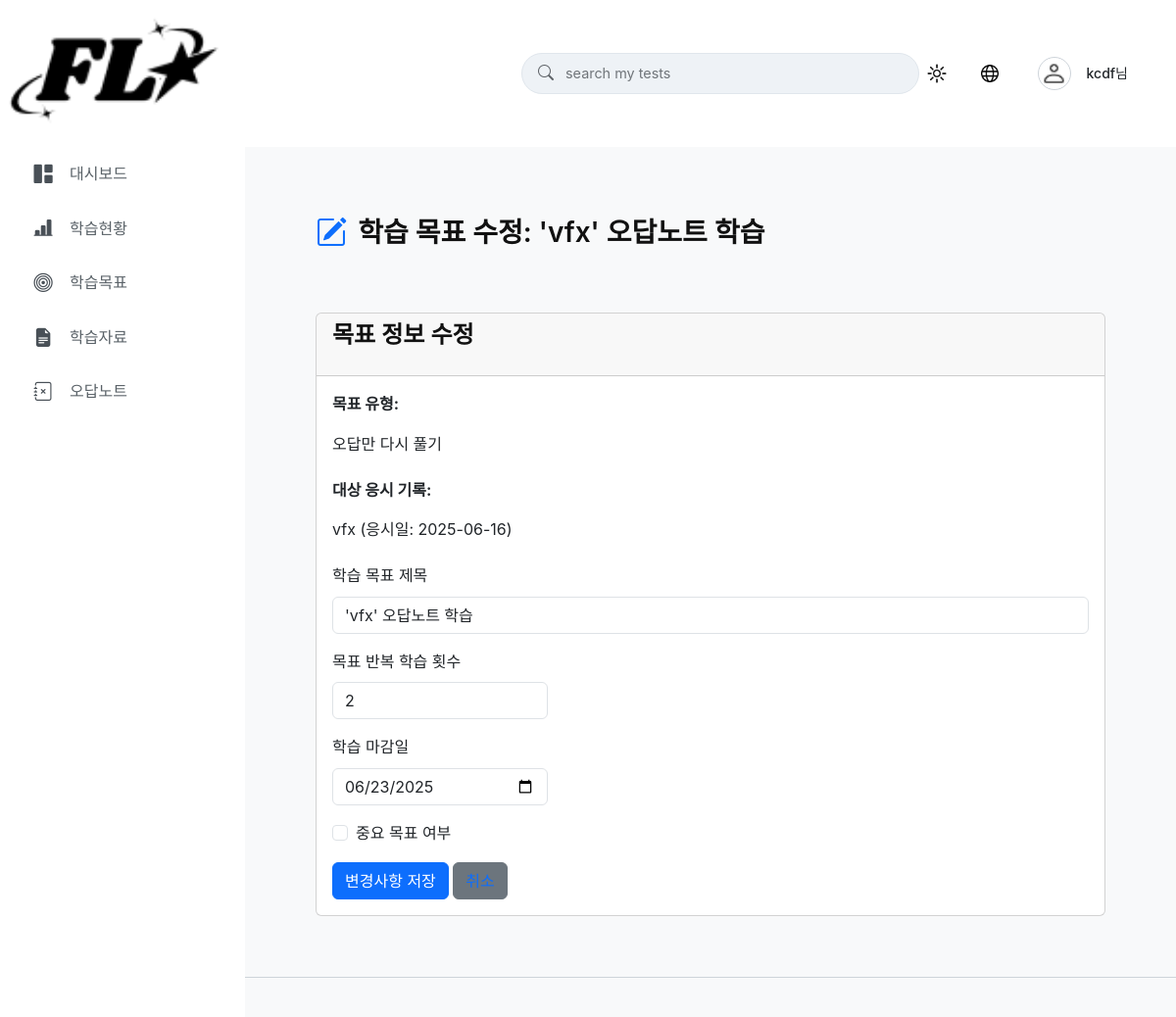
/flo_my/mypage/learning-goals/edit/7/ (signed in), run on the app's committed database.
### accounts/models.py (models this page shows, shortened)
class User(AbstractUser):
    username = models.CharField(
        '아이디',
        max_length=20,
        unique=True,
        validators=[
            MinLengthValidator(4, "아이디는 4자 이상이어야 합니다."),
            RegexValidator(
                regex='^[a-zA-Z0-9]+$',
                message='아이디는 영문자와 숫자만 사용할 수 있습니다.',
                code='invalid_username'
            )
        ]
    )
    nickname = models.CharField(
        '닉네임',
        max_length=10,
        unique=True,
        validators=[
            MinLengthValidator(2, "닉네임은 2자 이상이어야 합니다."),
            RegexValidator(
                regex='^[가-힣a-zA-Z0-9]+$',
                message='닉네임은 한글, 영문자, 숫자만 사용할 수 있습니다.',
                code='invalid_nickname'
            )
        ]
    )
    name = models.CharField(
        '이름',
        max_length=10,
        validators=[
            MinLengthValidator(2, "이름은 2자 이상이어야 합니다."),
            RegexValidator(
                regex='^[가-힣a-zA-Z]+$',
                message='이름은 한글과 영문자만 사용할 수 있습니다.',
                code='invalid_name'
            )
        ]
    )
    email = models.EmailField('이메일', unique=True)
    groups = models.ManyToManyField(
        'auth.Group',
        verbose_name='groups',
        blank=True,
        related_name='custom_user_set',
        help_text='The groups this user belongs to.',
    )
    user_permissions = models.ManyToManyField(
        'auth.Permission',
        verbose_name='user permissions',
        blank=True,
        related_name='custom_user_set',
        help_text='Specific permissions for this user.',
    )

### flo/models.py (models this page shows, shortened)
class Profile(models.Model):
    user = models.OneToOneField(settings.AUTH_USER_MODEL, on_delete=models.CASCADE, verbose_name="사용자")
    nickname = models.CharField(max_length=30, unique=True, blank=True, null=True, verbose_name="닉네임")
    profile_image = models.ImageField(upload_to='profile_pics/', blank=True, null=True, verbose_name="프로필 사진")
    @property
    def get_display_name(self):
        return self.nickname if self.nickname else self.user.username
    @property
    def get_profile_image_url(self):
        if self.profile_image and self.profile_image.name:
            return self.profile_image.url # 사용자가 업로드한 이미지
        return settings.STATIC_URL + 'flo/images/icons/profile/default_profile_light.png'
    @property
    def has_custom_profile_image(self):
        return bool(self.profile_image and self.profile_image.name)

### flo_my/models.py (models this page shows, shortened)
class LearningGoal(models.Model):
    GOAL_TYPE_CHOICES = [
        ('TEST_RETAKE', '시험 다시 풀기'),
        ('INCORRECT_ANSWERS_RETAKE', '오답만 다시 풀기')
    ]
    user = models.ForeignKey(settings.AUTH_USER_MODEL, on_delete=models.CASCADE, related_name='learning_goals', verbose_name="사용자")
    title = models.CharField(max_length=255, verbose_name="학습 목표 제목")
    goal_type = models.CharField(max_length=30, choices=GOAL_TYPE_CHOICES, verbose_name="목표 유형")
    target_test_set = models.ForeignKey(
        ExamDocument,
        null=True,
        blank=True,
        on_delete=models.SET_NULL,
        related_name='learning_goals_for_test_retake',
        verbose_name="대상 시험 (전체 다시 풀기)"
    )
    target_attempt_for_incorrect_notes = models.ForeignKey(
        UserExamSession,
        null=True,
        blank=True,
        on_delete=models.SET_NULL,
        related_name='learning_goals_for_incorrect_retake',
        verbose_name="오답노트 대상 응시기록"
    )
    target_repetition_count = models.PositiveIntegerField(default=1, verbose_name="목표 반복 학습 횟수")
    current_repetition_count = models.PositiveIntegerField(default=0, verbose_name="현재 완료 횟수")
    due_date = models.DateField(verbose_name="학습 마감일")
    is_important = models.BooleanField(default=False, verbose_name="중요 목표 여부")
    is_completed = models.BooleanField(default=False, verbose_name="목표 달성 여부")
    created_at = models.DateTimeField(auto_now_add=True, verbose_name="생성일")
    updated_at = models.DateTimeField(auto_now=True, verbose_name="수정일")
    class Meta:
        verbose_name = "학습 목표"
        verbose_name_plural = "학습 목표 목록"
        ordering = ['-is_important', 'due_date', '-created_at']

### flo_exam/models.py (models this page shows, shortened)
class UserExamSession(models.Model):
    user = models.ForeignKey(
        settings.AUTH_USER_MODEL,
        on_delete=models.CASCADE, # 사용자 삭제 시 관련 세션도 삭제
        null=True, blank=True, # 비로그인 사용자도 응시 가능하도록
        verbose_name="응시자"
    )
    generated_exam = models.ForeignKey(
        GeneratedExam,
        on_delete=models.CASCADE, # 원본 시험 삭제 시 세션도 삭제
        verbose_name="응시한 시험"
    )
    start_time = models.DateTimeField(auto_now_add=True, verbose_name="시작 시간")
    end_time = models.DateTimeField(null=True, blank=True, verbose_name="종료 시간") # 채점 완료 시 기록
    score = models.FloatField(null=True, blank=True, verbose_name="점수") # 0.0 ~ 100.0
    is_important = models.BooleanField(default=False)
    class Meta:
        verbose_name = "사용자 시험 응시 세션"
        verbose_name_plural = "사용자 시험 응시 세션들"
        ordering = ['-start_time']

class GeneratedExam(models.Model):
    exam_document = models.OneToOneField(
        ExamDocument,
        on_delete=models.CASCADE, # 원본 ExamDocument 삭제 시 함께 삭제
        related_name="generated_exam", # ExamDocument 객체에서 .generated_exam으로 접근 가능
        verbose_name="원본 PDF 문서"
    )
    created_at = models.DateTimeField(auto_now_add=True, verbose_name="생성 일시")
    class Meta:
        verbose_name = "생성된 시험 세트"
        verbose_name_plural = "생성된 시험 세트들"
        ordering = ['-created_at']

class ExamDocument(models.Model):
    author = models.ForeignKey(
        settings.AUTH_USER_MODEL,
        on_delete=models.SET_NULL, # 작성자 계정 삭제 시 이 필드를 NULL로 설정 (문서는 남김)
        null=True,
        blank=True, # 관리자 페이지 등에서 빈 값 허용
        verbose_name="작성자"
    )
    title = models.CharField(max_length=255, verbose_name="문서 제목")
    pdf_file = models.FileField(upload_to='uploaded_pdfs/', verbose_name="PDF 파일")
    NUM_QUESTIONS_CHOICES = [
        (10, '10문제'),
        (20, '20문제'),
        (25, '25문제'),
    ]
    num_questions_requested = models.IntegerField(
        verbose_name="요청 문항수",
        choices=NUM_QUESTIONS_CHOICES,
        default=10
    )
    QUESTION_TYPE_CHOICES = [
        ('객관식', '객관식(4지선다)'),
        ('단답형', '단답형'),
    ]
    question_type_requested = models.CharField(
        max_length=20,
        verbose_name="요청 문제 유형",
        choices=QUESTION_TYPE_CHOICES,
        default='객관식'
    )
    subject_area = models.CharField(
        max_length=100,
        verbose_name="분야",
        help_text="예: 수학, 정보처리기사, HTML, CSS 등"
    )
    uploaded_at = models.DateTimeField(auto_now_add=True, verbose_name="업로드 일시")
    PROCESSING_STATUS_CHOICES = [
        ('PENDING', '대기 중'),
        ('PROCESSING', '문제 생성 중'),
        ('COMPLETED', '생성 완료'),
        ('FAILED', '생성 실패'),
    ]
    processing_status = models.CharField(
        max_length=20,
        choices=PROCESSING_STATUS_CHOICES,
        default='PENDING',
        verbose_name="처리 상태"
    )
    is_important = models.BooleanField(default=False, verbose_name="중요 표시")
    class Meta:
        verbose_name = "업로드된 PDF 문서"
        verbose_name_plural = "업로드된 PDF 문서들"
        ordering = ['-uploaded_at']
    class Meta:
        verbose_name = "업로드된 PDF 문서"
        verbose_name_plural = "업로드된 PDF 문서들"
        ordering = ['-uploaded_at']

### flo_my/views.py (the view)
# urls.py: path('mypage/learning-goals/edit/<int:goal_id>/', views.learning_goal_edit_view, name='learning_goal_edit'),
@login_required
def learning_goal_edit_view(request, goal_id):
    goal = get_object_or_404(LearningGoal, pk=goal_id, user=request.user)
    if request.method == 'POST':
        form = LearningGoalEditForm(request.POST, instance=goal)
        if form.is_valid():
            form.save()
            messages.success(request, f"'{goal.title}' 목표가 성공적으로 수정되었습니다.")
            return redirect('flo_my:mypage_learning_goals')
    else:
        form = LearningGoalEditForm(instance=goal)
    context = {
        'form': form,
        'goal': goal,
        'mypage_nav_active': 'learning_goals',
    }
    return render(request, 'flo_my/mypage/learning_goal_edit_form.html', context)

### flo_my/forms.py
class LearningGoalEditForm(forms.ModelForm):
    class Meta:
        model = LearningGoal
        fields = ['title', 'target_repetition_count', 'due_date', 'is_important']
        widgets = {
            'title': forms.TextInput(attrs={'class': 'form-control'}),
            'target_repetition_count': forms.NumberInput(attrs={'class': 'form-control', 'min': '1'}),
            'due_date': forms.DateInput(attrs={'type': 'date', 'class': 'form-control'}),
            'is_important': forms.CheckboxInput(attrs={'class': 'form-check-input'}),
        }

### flo_my/templates/flo_my/mypage/learning_goal_edit_form.html (shortened to what this page needs)
{% extends "flo_my/mypage_base.html" %}
{% load static i18n %}
{% block mypage_content %}
<div class="learning-goal-edit-page">
    <div class="page-title-actions-header d-flex justify-content-between align-items-center mb-4">
        <div class="page-title-container">
            <i class="bi bi-pencil-square page-title-icon"></i>
            <h3 class="page-main-title mb-0 d-inline">{% translate "학습 목표 수정" %}: {{ goal.title }}</h3>
        </div>
    </div>
    <div class="card">
        <div class="card-header">
            <h4>{% translate "목표 정보 수정" %}</h4>
        </div>
        <div class="card-body">
            <form method="post">
                <div class="mb-3">
                    <label class="form-label"><strong>{% translate "목표 유형" %}:</strong></label>
                    <p class="form-control-plaintext">{{ goal.get_goal_type_display }}</p>
                </div>
                {% if goal.goal_type == 'TEST_RETAKE' and goal.target_test_set %}
                <div class="mb-3">
                    <label class="form-label"><strong>{% translate "대상 시험지" %}:</strong></label>
                    <p class="form-control-plaintext">{{ goal.target_test_set.title }}</p>
                </div>
                {% elif goal.goal_type == 'INCORRECT_ANSWERS_RETAKE' and goal.target_attempt_for_incorrect_notes %}
                <div class="mb-3">
                    <label class="form-label"><strong>{% translate "대상 응시 기록" %}:</strong></label>
                    <p class="form-control-plaintext">{{ goal.target_attempt_for_incorrect_notes.generated_exam.exam_document.title }} (응시일: {{ goal.target_attempt_for_incorrect_notes.start_time|date:"Y-m-d" }})</p>
                </div>
                {% endif %}
                <div class="mb-3">
                    <label for="{{ form.title.id_for_label }}" class="form-label">{{ form.title.label }}</label>
                    {{ form.title }}
                </div>
                <div class="mb-3">
                    <label for="{{ form.target_repetition_count.id_for_label }}" class="form-label">{{ form.target_repetition_count.label }}</label>
                    {{ form.target_repetition_count }}
                </div>
                <div class="mb-3">
                    <label for="{{ form.due_date.id_for_label }}" class="form-label">{{ form.due_date.label }}</label>
                    {{ form.due_date }}
                </div>
                <div class="mb-3 form-check">
                    {{ form.is_important }}
                    <label for="{{ form.is_important.id_for_label }}" class="form-check-label">{{ form.is_important.label }}</label>
                </div>
                <button type="submit" class="btn btn-primary">{% translate "변경사항 저장" %}</button>
                <a href="{% url 'flo_my:mypage_learning_goals' %}" class="btn btn-secondary">{% translate "취소" %}</a>
            </form>
        </div>
    </div>
</div>
{% endblock %}

### flo_my/templates/flo_my/mypage_base.html (shortened to what this page needs)
{% load static i18n %}
<!DOCTYPE html>
<html lang="{{ LANGUAGE_CODE }}">
<head>
    <link href="https://cdn.jsdelivr.net/npm/bootstrap@5.3.3/dist/css/bootstrap.min.css" rel="stylesheet">
    <link rel="stylesheet" href="https://cdn.jsdelivr.net/npm/bootstrap-icons@1.11.3/font/bootstrap-icons.min.css">
    <link rel="stylesheet" href="{% static 'flo/css/base.css' %}">
    <link rel="stylesheet" href="{% static 'flo/css/mypage.css' %}">
</head>
<body class="theme-dark">
    <div id="mypage-container">
        <aside id="mypage-sidebar">
            <div class="sidebar-header">
                <div class="logo-container">
                    <a href="{% url 'flo:home' %}"><img id="sidebar-logo" src="{% static 'flo/images/light/header/light-logo.png' %}" alt="Flo Logo"></a>
                </div>
            </div>
            <nav class="mypage-sidebar-nav">
                <ul>
                    <li class="nav-item "><a href="{% url 'flo_my:mypage_dashboard' %}"><i class="bi bi-grid-1x2-fill"></i> <span>{% translate "대시보드" %}</span></a></li>
                    <li class="nav-item "><a href="{% url 'flo_my:mypage_analytics' %}"><i class="bi bi-bar-chart-line-fill"></i> <span>{% translate "학습현황" %}</span></a></li>
                    <li class="nav-item "><a href="{% url 'flo_my:mypage_learning_goals' %}"><i class="bi bi-bullseye"></i> <span>{% translate "학습목표" %}</span></a></li>
                    <li class="nav-item "><a href="{% url 'flo_my:mypage_materials' %}"><i class="bi bi-file-earmark-text-fill"></i> <span>{% translate "학습자료" %}</span></a></li>
                    <li class="nav-item "><a href="{% url 'flo_my:mypage_incorrect_notes' %}"><i class="bi bi-journal-x"></i> <span>{% translate "오답노트" %}</span></a></li>
                </ul>
            </nav>
        </aside>
        <div id="main-panel">
            <header id="mypage-header">
                <div class="container-fluid mypage-header-container">
                    <div class="mypage-header-center-section">
                        <form class="mypage-search-form" action="#" method="get">
                            <i class="bi bi-search search-icon"></i>
                            <input type="search" name="q" class="mypage-search-input" placeholder="{% translate 'search my tests' %}" aria-label="Search my tests">
                        </form>
                    </div>
                    <div class="header-right-controls">
                        <div class="theme-dropdown dropdown">
                            <button type="button" id="theme-toggle-btn" class="btn theme-btn" title="{% translate "Change theme" %}" data-bs-toggle="dropdown" aria-expanded="false">
                                <img id="theme-toggle-icon" src="{% static 'flo/images/light/header/light-auto.png' %}" alt="Theme Icon">
                            </button>
                        </div>
                        <div class="language-dropdown dropdown">
                            <button class="btn lang-btn" type="button" id="languageMenuButton" data-bs-toggle="dropdown" aria-expanded="false" title="{% translate "Select language" %}">
                                <img id="lang-toggle-icon" src="{% static 'flo/images/light/header/light-translate.png' %}" alt="Language Icon">
                            </button>
                                {% get_available_languages as AVAILABLE_LANGUAGES %}{% get_language_info_list for AVAILABLE_LANGUAGES as languages_info %}
                        </div>
                        <div class="auth-links ms-auto">
                            {% if user.is_authenticated %}
                                <div class="dropdown">
                                    <a href="#" class="user-dropdown-toggle" data-bs-toggle="dropdown" aria-expanded="false">
                                        <div class="profile-image-wrapper"><img src="{{ user.profile.get_profile_image_url }}" alt="{{ user.profile.get_display_name }} Profile" id="user-profile-image" data-has-custom-image="{{ user.profile.has_custom_profile_image|yesno:'true,false' }}"></div>
                                        <span class="user-display-name">{{ user.profile.get_display_name }}님</span>
                                    </a>
                                </div>
                            {% else %}
                                <a href="{% url 'flo:login' %}" id="btn-login" class="btn btn-outline-light">{% translate "로그인" %}</a>
                            {% endif %}
                        </div>
                    </div>
                </div>
            </header>
            <main id="mypage-main-content">
                <div class="main-content-inner-wrapper">
                    {% block mypage_content %}{% endblock %}
                </div>
            </main>
            <footer class="site-footer">
            </footer>
        </div>
    </div>
</body>
</html>

### data on the page
User: profile.get_display_name "kcdf"
LearningGoal: title "'vfx' 오답노트 학습", goal_type "오답만 다시 풀기", target_attempt_for_incorrect_notes.generated_exam.exam_document "vfx", target_attempt_for_incorrect_notes.start_time "2025-06-16", target_repetition_count "2", due_date "06/23/2025"
